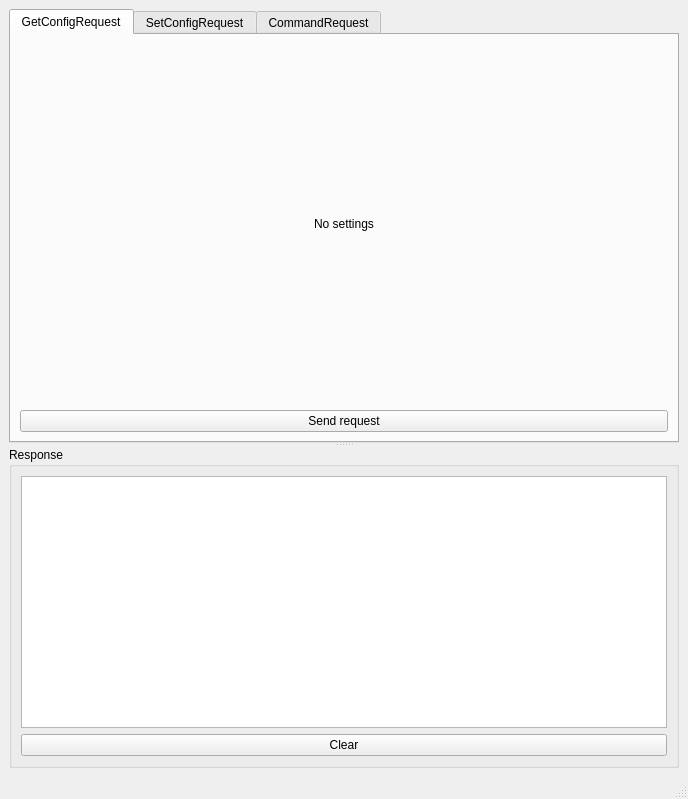
<?xml version="1.0" encoding="UTF-8"?>
<ui version="4.0">
 <class>EcalplayGuiServiceMainWindow</class>
 <widget class="QMainWindow" name="EcalplayGuiServiceMainWindow">
  <property name="geometry">
   <rect>
    <x>0</x>
    <y>0</y>
    <width>688</width>
    <height>799</height>
   </rect>
  </property>
  <property name="sizePolicy">
   <sizepolicy hsizetype="Preferred" vsizetype="Preferred">
    <horstretch>0</horstretch>
    <verstretch>0</verstretch>
   </sizepolicy>
  </property>
  <property name="windowIcon">
   <iconset>
    <normaloff>:/ecalplay/APP_ICON</normaloff>:/ecalplay/APP_ICON</iconset>
  </property>
  <property name="dockNestingEnabled">
   <bool>true</bool>
  </property>
  <widget class="QWidget" name="centralwidget">
   <layout class="QHBoxLayout" name="horizontalLayout_4">
    <item>
     <widget class="QSplitter" name="splitter">
      <property name="orientation">
       <enum>Qt::Vertical</enum>
      </property>
      <property name="childrenCollapsible">
       <bool>false</bool>
      </property>
      <widget class="QTabWidget" name="tabWidget">
       <property name="sizePolicy">
        <sizepolicy hsizetype="Expanding" vsizetype="Expanding">
         <horstretch>0</horstretch>
         <verstretch>0</verstretch>
        </sizepolicy>
       </property>
       <property name="currentIndex">
        <number>0</number>
       </property>
       <widget class="QWidget" name="get_config_request_tab">
        <attribute name="title">
         <string>GetConfigRequest</string>
        </attribute>
        <layout class="QVBoxLayout" name="verticalLayout_3">
         <item>
          <widget class="QLabel" name="label">
           <property name="text">
            <string>No settings</string>
           </property>
           <property name="alignment">
            <set>Qt::AlignCenter</set>
           </property>
          </widget>
         </item>
         <item>
          <widget class="QPushButton" name="get_config_request_button">
           <property name="text">
            <string>Send request</string>
           </property>
          </widget>
         </item>
        </layout>
       </widget>
       <widget class="QWidget" name="set_config_request_tab">
        <attribute name="title">
         <string>SetConfigRequest</string>
        </attribute>
        <layout class="QVBoxLayout" name="verticalLayout_5">
         <item>
          <layout class="QFormLayout" name="formLayout">
           <item row="0" column="0">
            <widget class="QCheckBox" name="set_config_measurement_path_checkbox">
             <property name="text">
              <string>measurement_path</string>
             </property>
            </widget>
           </item>
           <item row="0" column="1">
            <widget class="QLineEdit" name="set_config_measurement_path_lineedit">
             <property name="enabled">
              <bool>false</bool>
             </property>
            </widget>
           </item>
           <item row="1" column="0">
            <widget class="QCheckBox" name="set_config_limit_play_speed_checkbox">
             <property name="text">
              <string>limit_play_speed</string>
             </property>
            </widget>
           </item>
           <item row="1" column="1">
            <widget class="QLineEdit" name="set_config_limit_play_speed_lineedit">
             <property name="enabled">
              <bool>false</bool>
             </property>
            </widget>
           </item>
           <item row="2" column="0">
            <widget class="QCheckBox" name="set_config_play_speed_checkbox">
             <property name="text">
              <string>play_speed</string>
             </property>
            </widget>
           </item>
           <item row="2" column="1">
            <widget class="QLineEdit" name="set_config_play_speed_lineedit">
             <property name="enabled">
              <bool>false</bool>
             </property>
            </widget>
           </item>
           <item row="3" column="0">
            <widget class="QCheckBox" name="set_config_frame_dropping_allowed_checkbox">
             <property name="text">
              <string>frame_dropping_allowed</string>
             </property>
            </widget>
           </item>
           <item row="3" column="1">
            <widget class="QLineEdit" name="set_config_frame_dropping_allowed_lineedit">
             <property name="enabled">
              <bool>false</bool>
             </property>
            </widget>
           </item>
           <item row="4" column="0">
            <widget class="QCheckBox" name="set_config_enforce_delay_accuracy_checkbox">
             <property name="text">
              <string>enforce_delay_accuracy</string>
             </property>
            </widget>
           </item>
           <item row="4" column="1">
            <widget class="QLineEdit" name="set_config_enforce_delay_accuracy_lineedit">
             <property name="enabled">
              <bool>false</bool>
             </property>
            </widget>
           </item>
           <item row="6" column="0">
            <widget class="QCheckBox" name="set_config_limit_interval_start_rel_secs_checkbox">
             <property name="text">
              <string>limit_interval_start_rel_secs</string>
             </property>
            </widget>
           </item>
           <item row="6" column="1">
            <widget class="QLineEdit" name="set_config_limit_interval_start_rel_secs_lineedit">
             <property name="enabled">
              <bool>false</bool>
             </property>
            </widget>
           </item>
           <item row="7" column="0">
            <widget class="QCheckBox" name="set_config_limit_interval_end_rel_secs_checkbox">
             <property name="text">
              <string>limit_interval_end_rel_secs</string>
             </property>
            </widget>
           </item>
           <item row="7" column="1">
            <widget class="QLineEdit" name="set_config_limit_interval_end_rel_secs_lineedit">
             <property name="enabled">
              <bool>false</bool>
             </property>
            </widget>
           </item>
           <item row="5" column="0">
            <widget class="QCheckBox" name="set_config_repeat_checkbox">
             <property name="text">
              <string>repeat</string>
             </property>
            </widget>
           </item>
           <item row="5" column="1">
            <widget class="QLineEdit" name="set_config_repeat_lineedit">
             <property name="enabled">
              <bool>false</bool>
             </property>
            </widget>
           </item>
          </layout>
         </item>
         <item>
          <widget class="QPushButton" name="set_config_request_button">
           <property name="text">
            <string>Send request</string>
           </property>
          </widget>
         </item>
        </layout>
       </widget>
       <widget class="QWidget" name="command_request_tab">
        <attribute name="title">
         <string>CommandRequest</string>
        </attribute>
        <layout class="QVBoxLayout" name="verticalLayout_4">
         <item>
          <layout class="QGridLayout" name="gridLayout">
           <item row="0" column="0">
            <widget class="QLabel" name="command_request_command_label">
             <property name="text">
              <string>command</string>
             </property>
            </widget>
           </item>
           <item row="0" column="1">
            <widget class="QComboBox" name="command_request_command_combobox">
             <item>
              <property name="text">
               <string>none</string>
              </property>
             </item>
             <item>
              <property name="text">
               <string>initialize</string>
              </property>
             </item>
             <item>
              <property name="text">
               <string>de_initialize</string>
              </property>
             </item>
             <item>
              <property name="text">
               <string>jump_to</string>
              </property>
             </item>
             <item>
              <property name="text">
               <string>play</string>
              </property>
             </item>
             <item>
              <property name="text">
               <string>pause</string>
              </property>
             </item>
             <item>
              <property name="text">
               <string>step</string>
              </property>
             </item>
             <item>
              <property name="text">
               <string>step_channel</string>
              </property>
             </item>
             <item>
              <property name="text">
               <string>exit</string>
              </property>
             </item>
            </widget>
           </item>
           <item row="1" column="0">
            <widget class="QCheckBox" name="command_request_channel_mapping_checkbox">
             <property name="text">
              <string>channel_mapping</string>
             </property>
            </widget>
           </item>
           <item row="1" column="1">
            <widget class="QTextEdit" name="command_request_channel_mapping_textedit">
             <property name="enabled">
              <bool>false</bool>
             </property>
             <property name="placeholderText">
              <string>Channel mapping in form &quot;source = target&quot; with one mapping per line</string>
             </property>
            </widget>
           </item>
           <item row="2" column="0">
            <widget class="QCheckBox" name="command_request_step_reference_channel_checkbox">
             <property name="text">
              <string>step_reference_channel</string>
             </property>
            </widget>
           </item>
           <item row="2" column="1">
            <widget class="QLineEdit" name="command_request_step_reference_channel_lineedit">
             <property name="enabled">
              <bool>false</bool>
             </property>
            </widget>
           </item>
           <item row="3" column="0">
            <widget class="QCheckBox" name="command_request_rel_time_secs_checkbox">
             <property name="text">
              <string>rel_time_secs</string>
             </property>
            </widget>
           </item>
           <item row="3" column="1">
            <widget class="QDoubleSpinBox" name="command_request_rel_time_secs_spinbox">
             <property name="enabled">
              <bool>false</bool>
             </property>
             <property name="keyboardTracking">
              <bool>false</bool>
             </property>
             <property name="decimals">
              <number>3</number>
             </property>
             <property name="minimum">
              <double>-10000.000000000000000</double>
             </property>
             <property name="maximum">
              <double>10000.000000000000000</double>
             </property>
            </widget>
           </item>
          </layout>
         </item>
         <item>
          <widget class="QPushButton" name="command_request_button">
           <property name="text">
            <string>Send request</string>
           </property>
          </widget>
         </item>
        </layout>
       </widget>
      </widget>
      <widget class="QGroupBox" name="groupBox_2">
       <property name="title">
        <string>Response</string>
       </property>
       <layout class="QVBoxLayout" name="verticalLayout_2">
        <item>
         <widget class="QTextEdit" name="response_texteedit">
          <property name="font">
           <font>
            <family>Courier New</family>
           </font>
          </property>
          <property name="readOnly">
           <bool>true</bool>
          </property>
         </widget>
        </item>
        <item>
         <widget class="QPushButton" name="response_clear_button">
          <property name="text">
           <string>Clear</string>
          </property>
         </widget>
        </item>
       </layout>
      </widget>
     </widget>
    </item>
   </layout>
  </widget>
  <widget class="QStatusBar" name="statusbar"/>
 </widget>
 <resources/>
 <connections>
  <connection>
   <sender>set_config_measurement_path_checkbox</sender>
   <signal>toggled(bool)</signal>
   <receiver>set_config_measurement_path_lineedit</receiver>
   <slot>setEnabled(bool)</slot>
   <hints>
    <hint type="sourcelabel">
     <x>93</x>
     <y>44</y>
    </hint>
    <hint type="destinationlabel">
     <x>199</x>
     <y>49</y>
    </hint>
   </hints>
  </connection>
  <connection>
   <sender>set_config_limit_play_speed_checkbox</sender>
   <signal>toggled(bool)</signal>
   <receiver>set_config_limit_play_speed_lineedit</receiver>
   <slot>setEnabled(bool)</slot>
   <hints>
    <hint type="sourcelabel">
     <x>94</x>
     <y>76</y>
    </hint>
    <hint type="destinationlabel">
     <x>269</x>
     <y>73</y>
    </hint>
   </hints>
  </connection>
  <connection>
   <sender>set_config_play_speed_checkbox</sender>
   <signal>toggled(bool)</signal>
   <receiver>set_config_play_speed_lineedit</receiver>
   <slot>setEnabled(bool)</slot>
   <hints>
    <hint type="sourcelabel">
     <x>77</x>
     <y>105</y>
    </hint>
    <hint type="destinationlabel">
     <x>208</x>
     <y>107</y>
    </hint>
   </hints>
  </connection>
  <connection>
   <sender>set_config_frame_dropping_allowed_checkbox</sender>
   <signal>toggled(bool)</signal>
   <receiver>set_config_frame_dropping_allowed_lineedit</receiver>
   <slot>setEnabled(bool)</slot>
   <hints>
    <hint type="sourcelabel">
     <x>137</x>
     <y>128</y>
    </hint>
    <hint type="destinationlabel">
     <x>214</x>
     <y>130</y>
    </hint>
   </hints>
  </connection>
  <connection>
   <sender>set_config_enforce_delay_accuracy_checkbox</sender>
   <signal>toggled(bool)</signal>
   <receiver>set_config_enforce_delay_accuracy_lineedit</receiver>
   <slot>setEnabled(bool)</slot>
   <hints>
    <hint type="sourcelabel">
     <x>123</x>
     <y>156</y>
    </hint>
    <hint type="destinationlabel">
     <x>253</x>
     <y>156</y>
    </hint>
   </hints>
  </connection>
  <connection>
   <sender>set_config_limit_interval_start_rel_secs_checkbox</sender>
   <signal>toggled(bool)</signal>
   <receiver>set_config_limit_interval_start_rel_secs_lineedit</receiver>
   <slot>setEnabled(bool)</slot>
   <hints>
    <hint type="sourcelabel">
     <x>149</x>
     <y>213</y>
    </hint>
    <hint type="destinationlabel">
     <x>440</x>
     <y>216</y>
    </hint>
   </hints>
  </connection>
  <connection>
   <sender>set_config_limit_interval_end_rel_secs_checkbox</sender>
   <signal>toggled(bool)</signal>
   <receiver>set_config_limit_interval_end_rel_secs_lineedit</receiver>
   <slot>setEnabled(bool)</slot>
   <hints>
    <hint type="sourcelabel">
     <x>150</x>
     <y>239</y>
    </hint>
    <hint type="destinationlabel">
     <x>400</x>
     <y>242</y>
    </hint>
   </hints>
  </connection>
  <connection>
   <sender>command_request_channel_mapping_checkbox</sender>
   <signal>toggled(bool)</signal>
   <receiver>command_request_channel_mapping_textedit</receiver>
   <slot>setEnabled(bool)</slot>
   <hints>
    <hint type="sourcelabel">
     <x>114</x>
     <y>69</y>
    </hint>
    <hint type="destinationlabel">
     <x>119</x>
     <y>69</y>
    </hint>
   </hints>
  </connection>
  <connection>
   <sender>command_request_step_reference_channel_checkbox</sender>
   <signal>toggled(bool)</signal>
   <receiver>command_request_step_reference_channel_lineedit</receiver>
   <slot>setEnabled(bool)</slot>
   <hints>
    <hint type="sourcelabel">
     <x>119</x>
     <y>69</y>
    </hint>
    <hint type="destinationlabel">
     <x>119</x>
     <y>69</y>
    </hint>
   </hints>
  </connection>
  <connection>
   <sender>command_request_rel_time_secs_checkbox</sender>
   <signal>toggled(bool)</signal>
   <receiver>command_request_rel_time_secs_spinbox</receiver>
   <slot>setEnabled(bool)</slot>
   <hints>
    <hint type="sourcelabel">
     <x>117</x>
     <y>69</y>
    </hint>
    <hint type="destinationlabel">
     <x>119</x>
     <y>69</y>
    </hint>
   </hints>
  </connection>
  <connection>
   <sender>set_config_repeat_checkbox</sender>
   <signal>toggled(bool)</signal>
   <receiver>set_config_repeat_lineedit</receiver>
   <slot>setEnabled(bool)</slot>
   <hints>
    <hint type="sourcelabel">
     <x>58</x>
     <y>180</y>
    </hint>
    <hint type="destinationlabel">
     <x>251</x>
     <y>179</y>
    </hint>
   </hints>
  </connection>
 </connections>
</ui>
